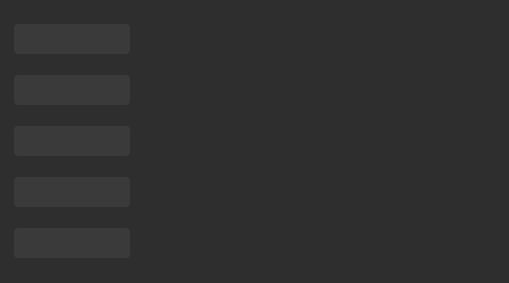
<?xml version="1.0" encoding="UTF-8"?>
<ui version="4.0">
 <class>pages</class>
 <widget class="QMainWindow" name="pages">
  <property name="geometry">
   <rect>
    <x>0</x>
    <y>0</y>
    <width>509</width>
    <height>283</height>
   </rect>
  </property>
  <property name="windowTitle">
   <string>MainWindow</string>
  </property>
  <property name="styleSheet">
   <string notr="true">QWidget {
    background-color: #2E2E2E;
    color: #E0E0E0;
    border: none;
}

/* QPushButton styles */
QPushButton {
    background-color: #3A3A3A;
    color: #E0E0E0;
    border: none;
    padding: 8px;
    border-radius: 4px;
}

QPushButton:hover {
    background-color: #505050;
}

QPushButton:pressed {
    background-color: #606060;
}

/* QLabel, QLineEdit, and QComboBox */
QLabel, QLineEdit, QComboBox {
    background-color: #3A3A3A;
    color: #E0E0E0;
    border: 1px solid #555;
    border-radius: 4px;
    padding: 4px;
}

/* Remove focus border */
*:focus {
    outline: none;
}

/* Scrollbar style (optional) */
QScrollBar:vertical {
    background: #2E2E2E;
    width: 8px;
    margin: 2px;
}
QScrollBar::handle:vertical {
    background: #505050;
    border-radius: 4px;
}
</string>
  </property>
  <widget class="QWidget" name="centralwidget">
   <property name="styleSheet">
    <string notr="true">QPushButton {
    background-color: #3A3A3A;
    color: #E0E0E0;
    border: none;
    padding: 8px;
    border-radius: 4px;
    min-width: 100px;
    max-width: 100px;
    margin: 0px;
}

QPushButton:hover {
    background-color: #505050;
}

QPushButton:pressed {
    background-color: #606060;
}

QPushButton:checked {
    background-color: #707070;
    margin-left: 20px;
    margin-right: -10px; /* Keeps layout from shifting */
    font-weight: bold;
    border-left: 4px solid #E0E0E0;
}
</string>
   </property>
   <layout class="QHBoxLayout" name="horizontalLayout">
    <property name="spacing">
     <number>0</number>
    </property>
    <property name="leftMargin">
     <number>5</number>
    </property>
    <property name="topMargin">
     <number>0</number>
    </property>
    <property name="rightMargin">
     <number>0</number>
    </property>
    <property name="bottomMargin">
     <number>0</number>
    </property>
    <item>
     <widget class="QWidget" name="navPanel" native="true">
      <property name="sizePolicy">
       <sizepolicy hsizetype="Preferred" vsizetype="Preferred">
        <horstretch>1</horstretch>
        <verstretch>0</verstretch>
       </sizepolicy>
      </property>
      <layout class="QVBoxLayout" name="verticalLayout">
       <item>
        <widget class="QPushButton" name="Portfolio">
         <property name="styleSheet">
          <string notr="true">QPushButton:checked {
    background-color: #707070;
    border: 1px solid #AAAAAA;
    font-weight: bold;
}
</string>
         </property>
         <property name="text">
          <string/>
         </property>
         <property name="icon">
          <iconset>
           <normaloff>account_circle_1000dp_E3E3E3_FILL0_wght400_GRAD0_opsz48.png</normaloff>account_circle_1000dp_E3E3E3_FILL0_wght400_GRAD0_opsz48.png</iconset>
         </property>
         <property name="iconSize">
          <size>
           <width>35</width>
           <height>35</height>
          </size>
         </property>
         <property name="checkable">
          <bool>true</bool>
         </property>
         <property name="autoExclusive">
          <bool>true</bool>
         </property>
         <property name="flat">
          <bool>true</bool>
         </property>
        </widget>
       </item>
       <item>
        <widget class="QPushButton" name="Cash">
         <property name="styleSheet">
          <string notr="true">QPushButton:checked {
    background-color: #707070;
    border: 1px solid #AAAAAA;
    font-weight: bold;
}
</string>
         </property>
         <property name="text">
          <string/>
         </property>
         <property name="icon">
          <iconset>
           <normaloff>wallet_1000dp_E3E3E3_FILL0_wght400_GRAD0_opsz48.png</normaloff>wallet_1000dp_E3E3E3_FILL0_wght400_GRAD0_opsz48.png</iconset>
         </property>
         <property name="iconSize">
          <size>
           <width>35</width>
           <height>35</height>
          </size>
         </property>
         <property name="checkable">
          <bool>true</bool>
         </property>
         <property name="autoExclusive">
          <bool>true</bool>
         </property>
         <property name="flat">
          <bool>true</bool>
         </property>
        </widget>
       </item>
       <item>
        <widget class="QPushButton" name="Investment">
         <property name="styleSheet">
          <string notr="true">QPushButton:checked {
    background-color: #707070;
    border: 1px solid #AAAAAA;
    font-weight: bold;
}
</string>
         </property>
         <property name="text">
          <string/>
         </property>
         <property name="icon">
          <iconset>
           <normaloff>candlestick_chart_1000dp_E3E3E3_FILL0_wght400_GRAD0_opsz48.png</normaloff>candlestick_chart_1000dp_E3E3E3_FILL0_wght400_GRAD0_opsz48.png</iconset>
         </property>
         <property name="iconSize">
          <size>
           <width>35</width>
           <height>35</height>
          </size>
         </property>
         <property name="checkable">
          <bool>true</bool>
         </property>
         <property name="autoExclusive">
          <bool>true</bool>
         </property>
        </widget>
       </item>
       <item>
        <widget class="QPushButton" name="Ledger">
         <property name="styleSheet">
          <string notr="true">QPushButton:checked {
    background-color: #707070;
    border: 1px solid #AAAAAA;
    font-weight: bold;
}
</string>
         </property>
         <property name="text">
          <string/>
         </property>
         <property name="icon">
          <iconset>
           <normaloff>assignment_1000dp_E3E3E3_FILL0_wght400_GRAD0_opsz48.png</normaloff>assignment_1000dp_E3E3E3_FILL0_wght400_GRAD0_opsz48.png</iconset>
         </property>
         <property name="iconSize">
          <size>
           <width>35</width>
           <height>35</height>
          </size>
         </property>
         <property name="checkable">
          <bool>true</bool>
         </property>
         <property name="autoExclusive">
          <bool>true</bool>
         </property>
         <property name="flat">
          <bool>true</bool>
         </property>
        </widget>
       </item>
       <item>
        <widget class="QPushButton" name="News">
         <property name="styleSheet">
          <string notr="true">QPushButton:checked {
    background-color: #707070;
    border: 1px solid #AAAAAA;
    font-weight: bold;
}
</string>
         </property>
         <property name="text">
          <string/>
         </property>
         <property name="icon">
          <iconset>
           <normaloff>newspaper_1000dp_E3E3E3_FILL0_wght400_GRAD0_opsz48.png</normaloff>newspaper_1000dp_E3E3E3_FILL0_wght400_GRAD0_opsz48.png</iconset>
         </property>
         <property name="iconSize">
          <size>
           <width>35</width>
           <height>35</height>
          </size>
         </property>
         <property name="checkable">
          <bool>true</bool>
         </property>
         <property name="autoExclusive">
          <bool>true</bool>
         </property>
        </widget>
       </item>
      </layout>
     </widget>
    </item>
    <item>
     <widget class="QWidget" name="contentPanel" native="true">
      <property name="sizePolicy">
       <sizepolicy hsizetype="Preferred" vsizetype="Preferred">
        <horstretch>9</horstretch>
        <verstretch>0</verstretch>
       </sizepolicy>
      </property>
     </widget>
    </item>
   </layout>
  </widget>
 </widget>
 <resources/>
 <connections/>
</ui>
